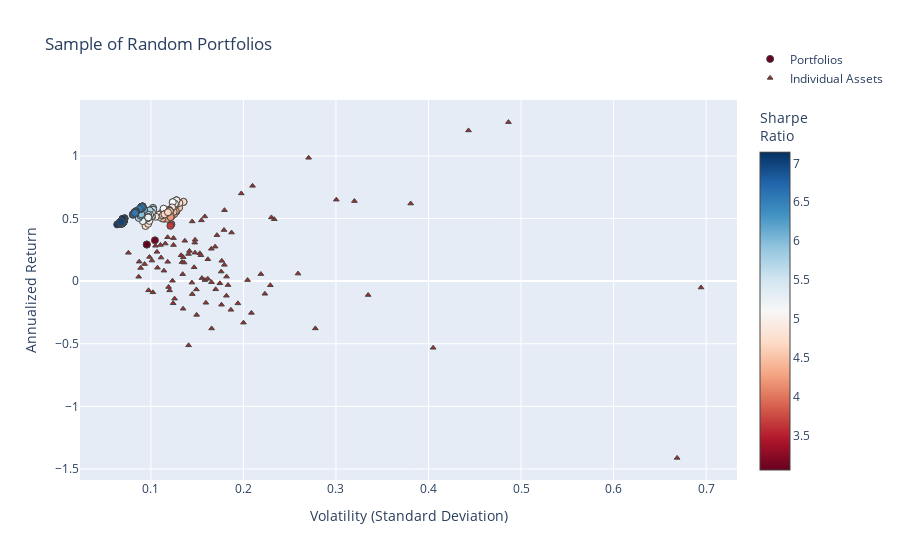

This figure's notebook cell:
### Code cell
fig = go.Figure()

fig.add_trace(go.Scatter(
    x=[p["variance"]**0.5 for p in total_portfolios],  # Convert variance to volatility
    y=[p["return"] for p in total_portfolios],
    mode='markers',
    marker=dict(
        color=[p["sharpe"] for p in total_portfolios],  # Sharpe Ratio
        showscale=True,
        size=7,
        line=dict(width=1),
        colorscale="RdBu",
        colorbar=dict(title="Sharpe<br>Ratio")
    ),
    hoverinfo='text',
    text=[
        f"Return: {p['return']:.3%}<br>Volatility: {p['variance']**0.5:.3f}<br>" +
        f"Sharpe Ratio: {p['return'] / (p['variance']**0.5):.3f}<br>" +
        "<br>".join([f"{p['tickers'][i]}: Weight={p['weights'][i]:.3f}" for i in range(len(p['tickers']))])
        for p in total_portfolios
    ],
    name="Portfolios"
))

fig.add_trace(go.Scatter(
    x=volatility,
    y=annualized_returns,
    mode='markers',
    hoverinfo='text',
    hovertext=[
        f"{name} <br>Volatility: {vol:.3f} <br>Returns: {ret:.3%} <br>Sharpe Ratio: {sr:.3f}"
        for name, vol, ret, sr in zip(names, volatility, annualized_returns, sharpe_ratios)
    ],
    marker=dict(
        color='brown',
        size=5,
        symbol='triangle-up',  # Sets the marker shape to a triangle
        line=dict(width=1)
    ),
    name="Individual Assets"
))

fig.update_layout(
    title='Sample of Random Portfolios',
    xaxis_title='Volatility (Standard Deviation)',
    yaxis_title='Annualized Return',
    legend=dict(y=5
    )
)


fig.show()

### Figure 1 — Plotly figure (JSON) as saved in the notebook; plotly's stock layout.template omitted (floating-point values rounded to 4 significant figures; data arrays with more than 128 entries replaced by an {"elided": "..."} marker saying what was removed)
{"data": [{"hoverinfo": "text", "marker": {"color": {"elided": "501 float values"}, "colorbar": {"title": {"text": "Sharpe<br>Ratio"}}, "colorscale": [[0, "rgb(103,0,31)"], [0.1, "rgb(178,24,43)"], [0.2, "rgb(214,96,77)"], [0.3, "rgb(244,165,130)"], [0.4, "rgb(253,219,199)"], [0.5, "rgb(247,247,247)"], [0.6, "rgb(209,229,240)"], [0.7, "rgb(146,197,222)"], [0.8, "rgb(67,147,195)"], [0.9, "rgb(33,102,172)"], [1, "rgb(5,48,97)"]], "line": {"width": 1}, "showscale": true, "size": 7}, "mode": "markers", "name": "Portfolios", "text": {"elided": "501 str values"}, "type": "scatter", "x": {"elided": "501 float values"}, "y": {"elided": "501 float values"}}, {"hoverinfo": "text", "hovertext": ["XOM_Close <br>Volatility: 0.120 <br>Returns: -7.396% <br>Sharpe Ratio: -0.615", "ETN_Close <br>Volatility: 0.141 <br>Returns: 21.693% <br>Sharpe Ratio: 1.541", "TXN_Close <br>Volatility: 0.179 <br>Returns: 13.001% <br>Sharpe Ratio: 0.725", "DUK_Close <br>Volatility: 0.089 <br>Returns: 10.492% <br>Sharpe Ratio: 1.180", "LLY_Close <br>Volatility: 0.158 <br>Returns: 0.828% <br>Sharpe Ratio: 0.052", "BA_Close <br>Volatility: 0.198 <br>Returns: 70.035% <br>Sharpe Ratio: 3.543", "AMGN_Close <br>Volatility: 0.183 <br>Returns: -3.148% <br>Sharpe Ratio: -0.172", "TMO_Close <br>Volatility: 0.142 <br>Returns: 24.099% <br>Sharpe Ratio: 1.701", "UNH_Close <br>Volatility: 0.118 <br>Returns: 35.013% <br>Sharpe Ratio: 2.965", "ACN_Close <br>Volatility: 0.147 <br>Returns: 11.058% <br>Sharpe Ratio: 0.754", "ISRG_Close <br>Volatility: 0.180 <br>Returns: 56.678% <br>Sharpe Ratio: 3.157", "BIIB_Close <br>Volatility: 0.229 <br>Returns: -3.324% <br>Sharpe Ratio: -0.145", "AEP_Close <br>Volatility: 0.101 <br>Returns: 16.390% <br>Sharpe Ratio: 1.620", "EMR_Close <br>Volatility: 0.165 <br>Returns: -0.844% <br>Sharpe Ratio: -0.051", "CVX_Close <br>Volatility: 0.149 <br>Returns: -6.629% <br>Sharpe Ratio: -0.444", "F_Close <br>Volatility: 0.186 <br>Returns: -22.923% <br>Sharpe Ratio: -1.229", "GE_Close <br>Volatility: 0.166 <br>Returns: -37.831% <br>Sharpe Ratio: -2.284", "AMZN_Close <br>Volatility: 0.171 <br>Returns: 36.711% <br>Sharpe Ratio: 2.142", "AAPL_Close <br>Volatility: 0.162 <br>Returns: 17.462% <br>Sharpe Ratio: 1.081", "V_Close <br>Volatility: 0.110 <br>Returns: 28.881% <br>Sharpe Ratio: 2.616", "ABBV_Close <br>Volatility: 0.124 <br>Returns: 28.825% <br>Sharpe Ratio: 2.316", "MA_Close <br>Volatility: 0.124 <br>Returns: 34.348% <br>Sharpe Ratio: 2.760", "GM_Close <br>Volatility: 0.170 <br>Returns: -6.545% <br>Sharpe Ratio: -0.385", "MO_Close <br>Volatility: 0.200 <br>Returns: -33.192% <br>Sharpe Ratio: -1.659", "UA_Close <br>Volatility: 0.335 <br>Returns: -11.114% <br>Sharpe Ratio: -0.332", "JNJ_Close <br>Volatility: 0.111 <br>Returns: 18.793% <br>Sharpe Ratio: 1.693", "CPB_Close <br>Volatility: 0.149 <br>Returns: -26.972% <br>Sharpe Ratio: -1.805", "DHR_Close <br>Volatility: 0.126 <br>Returns: -13.997% <br>Sharpe Ratio: -1.114", "HON_Close <br>Volatility: 0.099 <br>Returns: 19.309% <br>Sharpe Ratio: 1.960", "NEE_Close <br>Volatility: 0.105 <br>Returns: 28.234% <br>Sharpe Ratio: 2.689", "GILD_Close <br>Volatility: 0.153 <br>Returns: 22.185% <br>Sharpe Ratio: 1.451", "DIS_Close <br>Volatility: 0.123 <br>Returns: 0.345% <br>Sharpe Ratio: 0.028", "AMD_Close <br>Volatility: 0.694 <br>Returns: -5.109% <br>Sharpe Ratio: -0.074", "KO_Close <br>Volatility: 0.076 <br>Returns: 22.618% <br>Sharpe Ratio: 2.987", "K_Close <br>Volatility: 0.135 <br>Returns: -22.065% <br>Sharpe Ratio: -1.636", "MDT_Close <br>Volatility: 0.114 <br>Returns: 8.328% <br>Sharpe Ratio: 0.730", "ZBH_Close <br>Volatility: 0.176 <br>Returns: 7.620% <br>Sharpe Ratio: 0.433", "HD_Close <br>Volatility: 0.134 <br>Returns: 5.554% <br>Sharpe Ratio: 0.413", "SNAP_Close <br>Volatility: 0.669 <br>Returns: -141.181% <br>Sharpe Ratio: -2.112", "NKE_Close <br>Volatility: 0.259 <br>Returns: 6.009% <br>Sharpe Ratio: 0.232", "SAP_Close <br>Volatility: 0.147 <br>Returns: 30.725% <br>Sharpe Ratio: 2.084", "BSX_Close <br>Volatility: 0.134 <br>Returns: 15.214% <br>Sharpe Ratio: 1.138", "ABT_Close <br>Volatility: 0.133 <br>Returns: 20.651% <br>Sharpe Ratio: 1.556", "DE_Close <br>Volatility: 0.179 <br>Returns: 40.807% <br>Sharpe Ratio: 2.279", "T_Close <br>Volatility: 0.145 <br>Returns: -10.384% <br>Sharpe Ratio: -0.718", "NVDA_Close <br>Volatility: 0.443 <br>Returns: 120.347% <br>Sharpe Ratio: 2.715", "WFC_Close <br>Volatility: 0.176 <br>Returns: -18.838% <br>Sharpe Ratio: -1.068", "MS_Close <br>Volatility: 0.219 <br>Returns: 5.606% <br>Sharpe Ratio: 0.256", "ORCL_Close <br>Volatility: 0.187 <br>Returns: 38.781% <br>Sharpe Ratio: 2.072", "SYK_Close <br>Volatility: 0.116 <br>Returns: 29.992% <br>Sharpe Ratio: 2.595", "CAT_Close <br>Volatility: 0.233 <br>Returns: 49.457% <br>Sharpe Ratio: 2.120", "GIS_Close <br>Volatility: 0.124 <br>Returns: -17.660% <br>Sharpe Ratio: -1.423", "BABA_Close <br>Volatility: 0.270 <br>Returns: 98.505% <br>Sharpe Ratio: 3.643", "PFE_Close <br>Volatility: 0.098 <br>Returns: -7.335% <br>Sharpe Ratio: -0.752", "META_Close <br>Volatility: 0.158 <br>Returns: 51.648% <br>Sharpe Ratio: 3.262", "GOOG_Close <br>Volatility: 0.169 <br>Returns: 27.511% <br>Sharpe Ratio: 1.624", "COST_Close <br>Volatility: 0.194 <br>Returns: -17.769% <br>Sharpe Ratio: -0.916", "CSCO_Close <br>Volatility: 0.159 <br>Returns: -17.299% <br>Sharpe Ratio: -1.085", "CMCSA_Close <br>Volatility: 0.154 <br>Returns: 20.680% <br>Sharpe Ratio: 1.342", "TSLA_Close <br>Volatility: 0.381 <br>Returns: 61.965% <br>Sharpe Ratio: 1.627", "SYY_Close <br>Volatility: 0.155 <br>Returns: 2.406% <br>Sharpe Ratio: 0.155", "BAC_Close <br>Volatility: 0.223 <br>Returns: -10.108% <br>Sharpe Ratio: -0.453", "KR_Close <br>Volatility: 0.405 <br>Returns: -53.258% <br>Sharpe Ratio: -1.315", "GOOGL_Close <br>Volatility: 0.165 <br>Returns: 25.843% <br>Sharpe Ratio: 1.563", "VZ_Close <br>Volatility: 0.175 <br>Returns: -1.752% <br>Sharpe Ratio: -0.100", "WMT_Close <br>Volatility: 0.148 <br>Returns: 33.100% <br>Sharpe Ratio: 2.240", "RDY_Close <br>Volatility: 0.278 <br>Returns: -37.763% <br>Sharpe Ratio: -1.360", "MRK_Close <br>Volatility: 0.119 <br>Returns: -4.687% <br>Sharpe Ratio: -0.393", "GS_Close <br>Volatility: 0.209 <br>Returns: -25.385% <br>Sharpe Ratio: -1.217", "INTC_Close <br>Volatility: 0.144 <br>Returns: -1.191% <br>Sharpe Ratio: -0.083", "PG_Close <br>Volatility: 0.087 <br>Returns: 3.502% <br>Sharpe Ratio: 0.403", "NFLX_Close <br>Volatility: 0.320 <br>Returns: 63.935% <br>Sharpe Ratio: 1.998", "REGN_Close <br>Volatility: 0.300 <br>Returns: 65.057% <br>Sharpe Ratio: 2.166", "CRM_Close <br>Volatility: 0.148 <br>Returns: 22.729% <br>Sharpe Ratio: 1.539", "IBM_Close <br>Volatility: 0.141 <br>Returns: -51.301% <br>Sharpe Ratio: -3.645", "QCOM_Close <br>Volatility: 0.182 <br>Returns: -11.695% <br>Sharpe Ratio: -0.644", "MSFT_Close <br>Volatility: 0.137 <br>Returns: 32.231% <br>Sharpe Ratio: 2.358", "JPM_Close <br>Volatility: 0.162 <br>Returns: 1.822% <br>Sharpe Ratio: 0.113", "ADBE_Close <br>Volatility: 0.155 <br>Returns: 48.534% <br>Sharpe Ratio: 3.139", "PYPL_Close <br>Volatility: 0.210 <br>Returns: 76.095% <br>Sharpe Ratio: 3.626", "EW_Close <br>Volatility: 0.230 <br>Returns: 50.893% <br>Sharpe Ratio: 2.211", "PEP_Close <br>Volatility: 0.087 <br>Returns: 15.556% <br>Sharpe Ratio: 1.780", "RMD_Close <br>Volatility: 0.177 <br>Returns: 16.205% <br>Sharpe Ratio: 0.918", "MMM_Close <br>Volatility: 0.118 <br>Returns: 15.425% <br>Sharpe Ratio: 1.305", "PM_Close <br>Volatility: 0.135 <br>Returns: 19.082% <br>Sharpe Ratio: 1.414", "BTI_Close <br>Volatility: 0.204 <br>Returns: 0.821% <br>Sharpe Ratio: 0.040", "RTX_Close <br>Volatility: 0.093 <br>Returns: 13.645% <br>Sharpe Ratio: 1.464", "EXC_Close <br>Volatility: 0.136 <br>Returns: 14.814% <br>Sharpe Ratio: 1.090", "LMT_Close <br>Volatility: 0.107 <br>Returns: 23.365% <br>Sharpe Ratio: 2.193", "SO_Close <br>Volatility: 0.102 <br>Returns: -8.956% <br>Sharpe Ratio: -0.877", "VRTX_Close <br>Volatility: 0.486 <br>Returns: 126.996% <br>Sharpe Ratio: 2.611", "SRE_Close <br>Volatility: 0.107 <br>Returns: 10.690% <br>Sharpe Ratio: 0.998", "BMY_Close <br>Volatility: 0.182 <br>Returns: 3.607% <br>Sharpe Ratio: 0.198", "MCD_Close <br>Volatility: 0.145 <br>Returns: 47.674% <br>Sharpe Ratio: 3.297"], "marker": {"color": "brown", "line": {"width": 1}, "size": 5, "symbol": "triangle-up"}, "mode": "markers", "name": "Individual Assets", "type": "scatter", "x": [0.1203, 0.1407, 0.1794, 0.08891, 0.1584, 0.1977, 0.1834, 0.1417, 0.1181, 0.1467, 0.1795, 0.2291, 0.1011, 0.1655, 0.1492, 0.1865, 0.1657, 0.1714, 0.1616, 0.1104, 0.1244, 0.1244, 0.17, 0.2, 0.3348, 0.111, 0.1495, 0.1256, 0.09851, 0.105, 0.1529, 0.1233, 0.6944, 0.07573, 0.1348, 0.1141, 0.176, 0.1344, 0.6686, 0.259, 0.1474, 0.1336, 0.1327, 0.179, 0.1447, 0.4432, 0.1763, 0.2189, 0.1872, 0.1156, 0.2333, 0.1241, 0.2704, 0.09751, 0.1583, 0.1694, 0.1941, 0.1594, 0.1541, 0.3808, 0.1552, 0.2232, 0.405, 0.1653, 0.1746, 0.1478, 0.2777, 0.1191, 0.2086, 0.1444, 0.08685, 0.3199, 0.3004, 0.1477, 0.1407, 0.1816, 0.1367, 0.1615, 0.1546, 0.2099, 0.2302, 0.08737, 0.1766, 0.1182, 0.135, 0.2045, 0.09322, 0.1359, 0.1066, 0.1022, 0.4864, 0.1071, 0.1818, 0.1446], "y": [-0.07396, 0.2169, 0.13, 0.1049, 0.008279, 0.7003, -0.03148, 0.241, 0.3501, 0.1106, 0.5668, -0.03324, 0.1639, -0.008444, -0.06629, -0.2292, -0.3783, 0.3671, 0.1746, 0.2888, 0.2883, 0.3435, -0.06545, -0.3319, -0.1111, 0.1879, -0.2697, -0.14, 0.1931, 0.2823, 0.2219, 0.003455, -0.05109, 0.2262, -0.2206, 0.08328, 0.0762, 0.05554, -1.412, 0.06009, 0.3073, 0.1521, 0.2065, 0.4081, -0.1038, 1.203, -0.1884, 0.05606, 0.3878, 0.2999, 0.4946, -0.1766, 0.9851, -0.07335, 0.5165, 0.2751, -0.1777, -0.173, 0.2068, 0.6196, 0.02406, -0.1011, -0.5326, 0.2584, -0.01752, 0.331, -0.3776, -0.04687, -0.2539, -0.01191, 0.03502, 0.6393, 0.6506, 0.2273, -0.513, -0.117, 0.3223, 0.01822, 0.4853, 0.761, 0.5089, 0.1556, 0.162, 0.1543, 0.1908, 0.008211, 0.1365, 0.1481, 0.2336, -0.08956, 1.27, 0.1069, 0.03607, 0.4767]}], "layout": {"legend": {"y": 5}, "title": {"text": "Sample of Random Portfolios"}, "xaxis": {"title": {"text": "Volatility (Standard Deviation)"}}, "yaxis": {"title": {"text": "Annualized Return"}}}}
